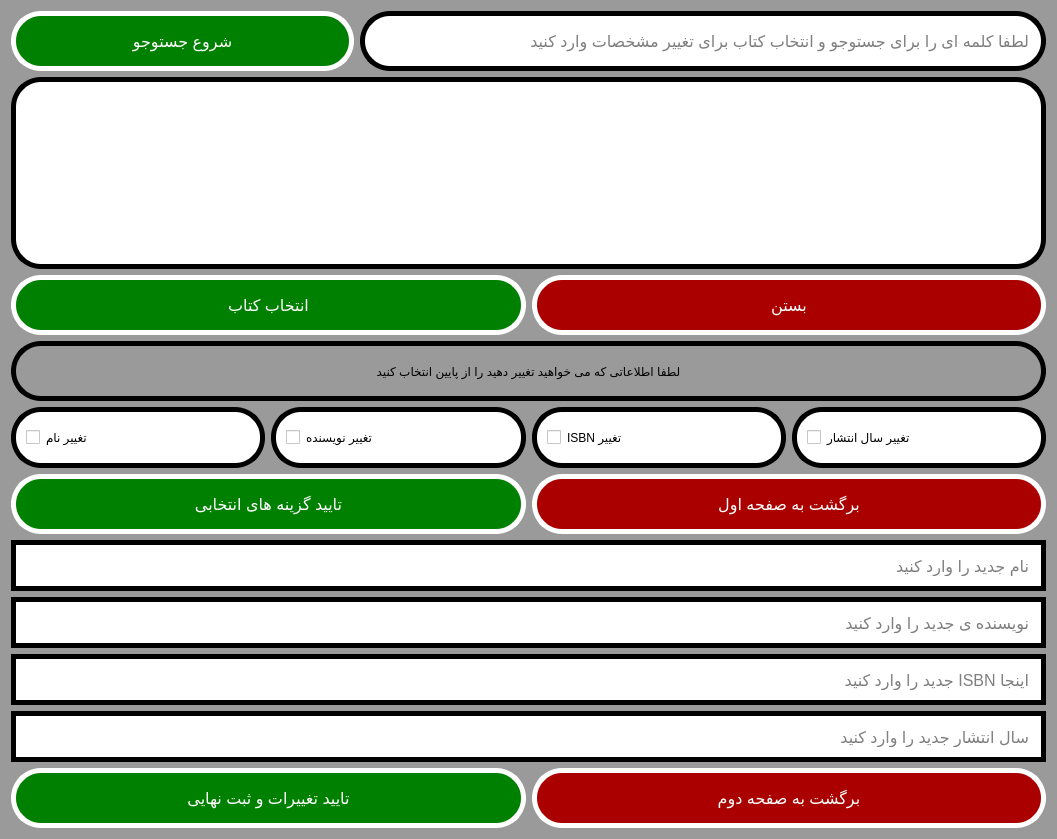
<?xml version="1.0" encoding="UTF-8"?>
<ui version="4.0">
 <class>edit_window</class>
 <widget class="QWidget" name="edit_window">
  <property name="geometry">
   <rect>
    <x>0</x>
    <y>0</y>
    <width>1057</width>
    <height>839</height>
   </rect>
  </property>
  <property name="sizePolicy">
   <sizepolicy hsizetype="Expanding" vsizetype="Expanding">
    <horstretch>0</horstretch>
    <verstretch>0</verstretch>
   </sizepolicy>
  </property>
  <property name="windowTitle">
   <string>edit_book</string>
  </property>
  <property name="styleSheet">
   <string notr="true">background-color: rgb(154, 154, 154);</string>
  </property>
  <layout class="QGridLayout" name="gridLayout">
   <item row="0" column="0">
    <layout class="QGridLayout" name="gridLayout_search_lineEdit" columnstretch="1,2">
     <item row="0" column="0">
      <widget class="QPushButton" name="pushButton_start_search">
       <property name="sizePolicy">
        <sizepolicy hsizetype="Expanding" vsizetype="Expanding">
         <horstretch>0</horstretch>
         <verstretch>0</verstretch>
        </sizepolicy>
       </property>
       <property name="font">
        <font>
         <pointsize>12</pointsize>
        </font>
       </property>
       <property name="cursor">
        <cursorShape>PointingHandCursor</cursorShape>
       </property>
       <property name="styleSheet">
        <string notr="true">background-color: green;
color: white;
border-color: white;
border-width: 5px;
border-radius: 30px;
padding: 10px;
border-style: solid;</string>
       </property>
       <property name="text">
        <string>شروع جستوجو</string>
       </property>
      </widget>
     </item>
     <item row="0" column="1">
      <widget class="QLineEdit" name="lineEdit_search_word">
       <property name="sizePolicy">
        <sizepolicy hsizetype="Expanding" vsizetype="Expanding">
         <horstretch>0</horstretch>
         <verstretch>0</verstretch>
        </sizepolicy>
       </property>
       <property name="font">
        <font>
         <pointsize>12</pointsize>
        </font>
       </property>
       <property name="styleSheet">
        <string notr="true">background-color: white;
border-color: black;
border-width: 5px;
border-radius: 30px;
padding: 10px;
border-style: solid;</string>
       </property>
       <property name="placeholderText">
        <string>لطفا کلمه ای را برای جستوجو و انتخاب کتاب برای تغییر مشخصات وارد کنید</string>
       </property>
      </widget>
     </item>
    </layout>
   </item>
   <item row="1" column="0">
    <layout class="QGridLayout" name="gridLayout_list_widget">
     <item row="0" column="0">
      <widget class="QListWidget" name="listWidget_select_book">
       <property name="sizePolicy">
        <sizepolicy hsizetype="Expanding" vsizetype="Expanding">
         <horstretch>0</horstretch>
         <verstretch>0</verstretch>
        </sizepolicy>
       </property>
       <property name="cursor" stdset="0">
        <cursorShape>PointingHandCursor</cursorShape>
       </property>
       <property name="styleSheet">
        <string notr="true">background-color: white;
border-color: black;
border-width: 5px;
border-radius: 30px;
padding: 10px;
border-style: solid;</string>
       </property>
      </widget>
     </item>
    </layout>
   </item>
   <item row="2" column="0">
    <layout class="QGridLayout" name="gridLayout_close_select_p1">
     <item row="0" column="0">
      <widget class="QPushButton" name="pushButton_select_book">
       <property name="sizePolicy">
        <sizepolicy hsizetype="Expanding" vsizetype="Expanding">
         <horstretch>0</horstretch>
         <verstretch>0</verstretch>
        </sizepolicy>
       </property>
       <property name="font">
        <font>
         <pointsize>12</pointsize>
        </font>
       </property>
       <property name="cursor">
        <cursorShape>PointingHandCursor</cursorShape>
       </property>
       <property name="styleSheet">
        <string notr="true">background-color: green;
color: white;
border-color: white;
border-width: 5px;
border-radius: 30px;
padding: 10px;
border-style: solid;</string>
       </property>
       <property name="text">
        <string>انتخاب کتاب</string>
       </property>
      </widget>
     </item>
     <item row="0" column="1">
      <widget class="QPushButton" name="pushButton_close">
       <property name="sizePolicy">
        <sizepolicy hsizetype="Expanding" vsizetype="Expanding">
         <horstretch>0</horstretch>
         <verstretch>0</verstretch>
        </sizepolicy>
       </property>
       <property name="font">
        <font>
         <pointsize>12</pointsize>
        </font>
       </property>
       <property name="cursor">
        <cursorShape>PointingHandCursor</cursorShape>
       </property>
       <property name="styleSheet">
        <string notr="true">background-color: rgb(170, 0, 0);
color: white;
border-color: white;
border-width: 5px;
border-radius: 30px;
padding: 10px;
border-style: solid;</string>
       </property>
       <property name="text">
        <string>بستن</string>
       </property>
      </widget>
     </item>
    </layout>
   </item>
   <item row="3" column="0">
    <layout class="QGridLayout" name="gridLayout_label_info">
     <item row="0" column="0">
      <widget class="QLabel" name="label_info">
       <property name="sizePolicy">
        <sizepolicy hsizetype="Expanding" vsizetype="Expanding">
         <horstretch>0</horstretch>
         <verstretch>0</verstretch>
        </sizepolicy>
       </property>
       <property name="styleSheet">
        <string notr="true">border-color: black;
border-width: 5px;
border-radius: 30px;
padding: 10px;
border-style: solid;</string>
       </property>
       <property name="text">
        <string>لطفا اطلاعاتی که می خواهید تغییر دهید را از پایین انتخاب کنید</string>
       </property>
       <property name="alignment">
        <set>Qt::AlignCenter</set>
       </property>
      </widget>
     </item>
    </layout>
   </item>
   <item row="4" column="0">
    <layout class="QGridLayout" name="gridLayout_checkBoxes">
     <item row="0" column="0">
      <widget class="QCheckBox" name="checkBox_title">
       <property name="sizePolicy">
        <sizepolicy hsizetype="Expanding" vsizetype="Expanding">
         <horstretch>0</horstretch>
         <verstretch>0</verstretch>
        </sizepolicy>
       </property>
       <property name="cursor">
        <cursorShape>PointingHandCursor</cursorShape>
       </property>
       <property name="styleSheet">
        <string notr="true">background-color: white;
border-color: black;
border-width: 5px;
border-radius: 30px;
padding: 10px;
border-style: solid;</string>
       </property>
       <property name="text">
        <string>تغییر نام</string>
       </property>
      </widget>
     </item>
     <item row="0" column="1">
      <widget class="QCheckBox" name="checkBox_writer">
       <property name="sizePolicy">
        <sizepolicy hsizetype="Expanding" vsizetype="Expanding">
         <horstretch>0</horstretch>
         <verstretch>0</verstretch>
        </sizepolicy>
       </property>
       <property name="cursor">
        <cursorShape>PointingHandCursor</cursorShape>
       </property>
       <property name="styleSheet">
        <string notr="true">background-color: white;
border-color: black;
border-width: 5px;
border-radius: 30px;
padding: 10px;
border-style: solid;</string>
       </property>
       <property name="text">
        <string>تغییر نویسنده</string>
       </property>
      </widget>
     </item>
     <item row="0" column="2">
      <widget class="QCheckBox" name="checkBox_ISBN">
       <property name="sizePolicy">
        <sizepolicy hsizetype="Expanding" vsizetype="Expanding">
         <horstretch>0</horstretch>
         <verstretch>0</verstretch>
        </sizepolicy>
       </property>
       <property name="cursor">
        <cursorShape>PointingHandCursor</cursorShape>
       </property>
       <property name="styleSheet">
        <string notr="true">background-color: white;
border-color: black;
border-width: 5px;
border-radius: 30px;
padding: 10px;
border-style: solid;</string>
       </property>
       <property name="text">
        <string>ISBN تغییر</string>
       </property>
      </widget>
     </item>
     <item row="0" column="3">
      <widget class="QCheckBox" name="checkBox_year">
       <property name="sizePolicy">
        <sizepolicy hsizetype="Expanding" vsizetype="Expanding">
         <horstretch>0</horstretch>
         <verstretch>0</verstretch>
        </sizepolicy>
       </property>
       <property name="cursor">
        <cursorShape>PointingHandCursor</cursorShape>
       </property>
       <property name="styleSheet">
        <string notr="true">background-color: white;
border-color: black;
border-width: 5px;
border-radius: 30px;
padding: 10px;
border-style: solid;</string>
       </property>
       <property name="text">
        <string>تغییر سال انتشار</string>
       </property>
      </widget>
     </item>
    </layout>
   </item>
   <item row="5" column="0">
    <layout class="QGridLayout" name="gridLayout_backp1_approve_ckeck">
     <item row="0" column="0">
      <widget class="QPushButton" name="pushButton_approve_checkes">
       <property name="sizePolicy">
        <sizepolicy hsizetype="Expanding" vsizetype="Expanding">
         <horstretch>0</horstretch>
         <verstretch>0</verstretch>
        </sizepolicy>
       </property>
       <property name="font">
        <font>
         <pointsize>12</pointsize>
        </font>
       </property>
       <property name="cursor">
        <cursorShape>PointingHandCursor</cursorShape>
       </property>
       <property name="styleSheet">
        <string notr="true">background-color: green;
color: white;
border-color: white;
border-width: 5px;
border-radius: 30px;
padding: 10px;
border-style: solid;</string>
       </property>
       <property name="text">
        <string>تایید گزینه های انتخابی</string>
       </property>
      </widget>
     </item>
     <item row="0" column="1">
      <widget class="QPushButton" name="pushButton_back_to_p1">
       <property name="sizePolicy">
        <sizepolicy hsizetype="Expanding" vsizetype="Expanding">
         <horstretch>0</horstretch>
         <verstretch>0</verstretch>
        </sizepolicy>
       </property>
       <property name="font">
        <font>
         <pointsize>12</pointsize>
        </font>
       </property>
       <property name="cursor">
        <cursorShape>PointingHandCursor</cursorShape>
       </property>
       <property name="styleSheet">
        <string notr="true">background-color: rgb(170, 0, 0);
color: white;
border-color: white;
border-width: 5px;
border-radius: 30px;
padding: 10px;
border-style: solid;</string>
       </property>
       <property name="text">
        <string>برگشت به صفحه اول</string>
       </property>
      </widget>
     </item>
    </layout>
   </item>
   <item row="6" column="0">
    <layout class="QGridLayout" name="gridLayout_lienEdits_new_data">
     <item row="1" column="0">
      <widget class="QLineEdit" name="lineEdit_new_writer">
       <property name="sizePolicy">
        <sizepolicy hsizetype="Expanding" vsizetype="Expanding">
         <horstretch>0</horstretch>
         <verstretch>0</verstretch>
        </sizepolicy>
       </property>
       <property name="font">
        <font>
         <pointsize>12</pointsize>
        </font>
       </property>
       <property name="layoutDirection">
        <enum>Qt::LeftToRight</enum>
       </property>
       <property name="styleSheet">
        <string notr="true">background-color: white;
border-color: black;
border-width: 5px;
border-radius: 30px;
padding: 10px;
border-style: solid;</string>
       </property>
       <property name="alignment">
        <set>Qt::AlignLeading|Qt::AlignLeft|Qt::AlignVCenter</set>
       </property>
       <property name="placeholderText">
        <string>نویسنده ی جدید را وارد کنید</string>
       </property>
      </widget>
     </item>
     <item row="0" column="0">
      <widget class="QLineEdit" name="lineEdi_new_title">
       <property name="sizePolicy">
        <sizepolicy hsizetype="Expanding" vsizetype="Expanding">
         <horstretch>0</horstretch>
         <verstretch>0</verstretch>
        </sizepolicy>
       </property>
       <property name="font">
        <font>
         <pointsize>12</pointsize>
        </font>
       </property>
       <property name="styleSheet">
        <string notr="true">background-color: white;
border-color: black;
border-width: 5px;
border-radius: 30px;
padding: 10px;
border-style: solid;</string>
       </property>
       <property name="placeholderText">
        <string>نام جدید را وارد کنید</string>
       </property>
      </widget>
     </item>
     <item row="2" column="0">
      <widget class="QLineEdit" name="lineEdit_new_ISBN">
       <property name="sizePolicy">
        <sizepolicy hsizetype="Expanding" vsizetype="Expanding">
         <horstretch>0</horstretch>
         <verstretch>0</verstretch>
        </sizepolicy>
       </property>
       <property name="font">
        <font>
         <pointsize>12</pointsize>
        </font>
       </property>
       <property name="styleSheet">
        <string notr="true">background-color: white;
border-color: black;
border-width: 5px;
border-radius: 30px;
padding: 10px;
border-style: solid;</string>
       </property>
       <property name="alignment">
        <set>Qt::AlignLeading|Qt::AlignLeft|Qt::AlignVCenter</set>
       </property>
       <property name="placeholderText">
        <string>اینجا ISBN جدید را وارد کنید</string>
       </property>
      </widget>
     </item>
     <item row="3" column="0">
      <widget class="QLineEdit" name="lineEdit_new_year">
       <property name="sizePolicy">
        <sizepolicy hsizetype="Expanding" vsizetype="Expanding">
         <horstretch>0</horstretch>
         <verstretch>0</verstretch>
        </sizepolicy>
       </property>
       <property name="font">
        <font>
         <pointsize>12</pointsize>
        </font>
       </property>
       <property name="styleSheet">
        <string notr="true">background-color: white;
border-color: black;
border-width: 5px;
border-radius: 30px;
padding: 10px;
border-style: solid;</string>
       </property>
       <property name="placeholderText">
        <string>سال انتشار جدید را وارد کنید</string>
       </property>
      </widget>
     </item>
    </layout>
   </item>
   <item row="7" column="0">
    <layout class="QGridLayout" name="gridLayout_final_approve_backp2">
     <item row="0" column="0">
      <widget class="QPushButton" name="pushButton_final_approve">
       <property name="sizePolicy">
        <sizepolicy hsizetype="Expanding" vsizetype="Expanding">
         <horstretch>0</horstretch>
         <verstretch>0</verstretch>
        </sizepolicy>
       </property>
       <property name="font">
        <font>
         <pointsize>12</pointsize>
        </font>
       </property>
       <property name="cursor">
        <cursorShape>PointingHandCursor</cursorShape>
       </property>
       <property name="styleSheet">
        <string notr="true">background-color: green;
color: white;
border-color: white;
border-width: 5px;
border-radius: 30px;
padding: 10px;
border-style: solid;</string>
       </property>
       <property name="text">
        <string>تایید تغییرات و ثبت نهایی</string>
       </property>
      </widget>
     </item>
     <item row="0" column="1">
      <widget class="QPushButton" name="pushButton_back_to_p2">
       <property name="sizePolicy">
        <sizepolicy hsizetype="Expanding" vsizetype="Expanding">
         <horstretch>0</horstretch>
         <verstretch>0</verstretch>
        </sizepolicy>
       </property>
       <property name="font">
        <font>
         <pointsize>12</pointsize>
        </font>
       </property>
       <property name="cursor">
        <cursorShape>PointingHandCursor</cursorShape>
       </property>
       <property name="styleSheet">
        <string notr="true">background-color: rgb(170, 0, 0);
color: white;
border-color: white;
border-width: 5px;
border-radius: 30px;
padding: 10px;
border-style: solid;</string>
       </property>
       <property name="text">
        <string>برگشت به صفحه دوم</string>
       </property>
      </widget>
     </item>
    </layout>
   </item>
  </layout>
 </widget>
 <resources/>
 <connections/>
</ui>
